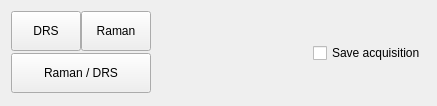
  <widget class="QWidget" name="horizontalLayoutWidget">
   <property name="geometry">
    <rect>
     <x>30</x>
     <y>710</y>
     <width>429</width>
     <height>106</height>
    </rect>
   </property>
   <layout class="QHBoxLayout" name="horizontalLayout_11">
    <item>
     <layout class="QVBoxLayout" name="verticalLayout_13">
      <property name="spacing">
       <number>2</number>
      </property>
      <item>
       <layout class="QHBoxLayout" name="horizontalLayout_13">
        <property name="spacing">
         <number>0</number>
        </property>
        <item>
         <widget class="QPushButton" name="pushButtonMeasureDRS">
          <property name="minimumSize">
           <size>
            <width>60</width>
            <height>40</height>
           </size>
          </property>
          <property name="maximumSize">
           <size>
            <width>70</width>
            <height>16777215</height>
           </size>
          </property>
          <property name="text">
           <string>DRS</string>
          </property>
         </widget>
        </item>
        <item>
         <widget class="QPushButton" name="pushButtonMeasureRaman">
          <property name="minimumSize">
           <size>
            <width>60</width>
            <height>40</height>
           </size>
          </property>
          <property name="maximumSize">
           <size>
            <width>70</width>
            <height>16777215</height>
           </size>
          </property>
          <property name="text">
           <string>Raman</string>
          </property>
         </widget>
        </item>
       </layout>
      </item>
      <item>
       <layout class="QHBoxLayout" name="horizontalLayout_14">
        <item>
         <widget class="QPushButton" name="pushButtonMeasureRamanDRS">
          <property name="minimumSize">
           <size>
            <width>140</width>
            <height>40</height>
           </size>
          </property>
          <property name="maximumSize">
           <size>
            <width>140</width>
            <height>16777215</height>
           </size>
          </property>
          <property name="text">
           <string>Raman / DRS</string>
          </property>
         </widget>
        </item>
       </layout>
      </item>
     </layout>
    </item>
    <item>
     <widget class="QLabel" name="labelSaveMessage">
      <property name="minimumSize">
       <size>
        <width>150</width>
        <height>23</height>
       </size>
      </property>
      <property name="maximumSize">
       <size>
        <width>150</width>
        <height>16777215</height>
       </size>
      </property>
      <property name="styleSheet">
       <string notr="true">font: 9pt &quot;MS Shell Dlg 2&quot;;
color:green;</string>
      </property>
      <property name="text">
       <string/>
      </property>
      <property name="alignment">
       <set>Qt::AlignLeading|Qt::AlignLeft|Qt::AlignVCenter</set>
      </property>
      <property name="wordWrap">
       <bool>true</bool>
      </property>
     </widget>
    </item>
    <item>
     <widget class="QCheckBox" name="checkBoxSave">
      <property name="styleSheet">
       <string notr="true">color:black;</string>
      </property>
      <property name="text">
       <string>Save acquisition</string>
      </property>
     </widget>
    </item>
   </layout>
  </widget>
